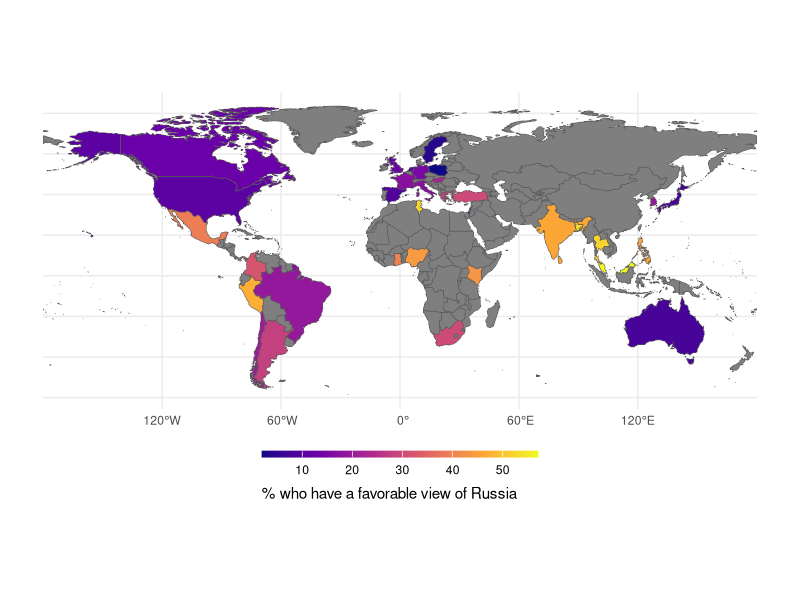
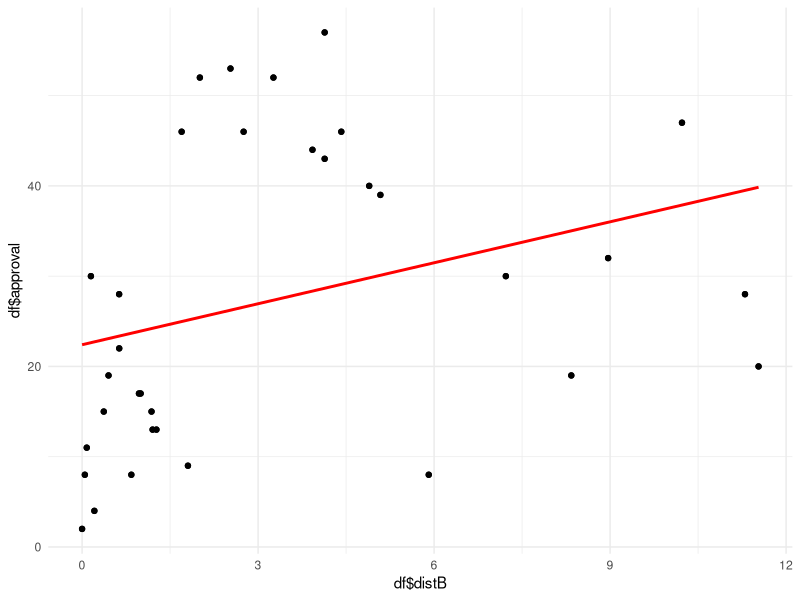

These figures' R source, in order: (Note: this script raises an error after producing the figures.)
## ---- chunk 1
library(dplyr)
library(rnaturalearth)
library(rnaturalearthdata)
library(sf)
library(lwgeom)
library(ggplot2)

## ---- chunk 2
knitr::opts_chunk$set(warning = FALSE, message = FALSE) 
## ---- chunk 3

theme_set(theme_minimal())

world <- ne_countries(scale = "medium", returnclass = "sf")

df <- read.csv("ViewsOfRussia2024.csv")

by <- join_by(admin == country)
world <- left_join(world, df, by)

world <- world[world$admin != "Antarctica", ]

ggplot(data = world) + 
  geom_sf(aes(fill = approval)) + 
  scale_fill_viridis_c(option = "plasma") + 
  # theme_void() +
  theme(legend.position = "bottom", 
        legend.key.height = unit(5, "pt"), 
        legend.key.width = unit(40, "pt"), 
        legend.title.position = "bottom") + 
  labs(fill = "% who have a favorable view of Russia")

## ---- chunk 4

countries <- ne_countries(returnclass = "sf")
russia <- filter(countries, grepl("Russia", admin))

invisible(sf_use_s2(FALSE))

df <- df |> rowwise() |>
  mutate(distB = st_distance(russia, countries[countries$admin == country, ])[1])

df$distB <- as.numeric(sub("([0-9\\.]+)", "\\1", df$distB)) / 1000000

model <- lm(approval ~ distB, data = df)
summary(model)

## ---- chunk 5

qplot(df$distB, df$approval) + 
  geom_point() + 
  stat_smooth(method = "lm", se = F, color = "red", formula = y ~ x)

## ---- chunk 6

cities <- ne_download(type = "populated_places", returnclass = "sf")
capitals <- cities[cities$FEATURECLA == "Admin-0 capital", ]

## ---- chunk 7

capitals <- capitals |> distinct(ADM0NAME, .keep_all = TRUE)
moscow <- cities[cities$NAME == "Moscow", ]

df <- read.csv("ViewsOfRussia2024.csv")

by <- join_by(country == ADM0NAME)
df <- left_join(df, capitals, by) |> select(country, approval, NAME)

df <- df |> rowwise() |> 
  mutate(distC = st_distance(moscow, capitals[capitals$NAME == NAME, ])[1])
df$distC <- as.numeric(sub("([0-9\\.]+)", "\\1", df$distC)) / 1000000

model <- lm(approval ~ distC, data = df)
summary(model)

## ---- chunk 8

qplot(df$distC, df$approval) + 
  geom_point() + 
  stat_smooth(method = "lm", se = F, color = "red", formula = y ~ x)

## ---- chunk 9
df <- read.csv("ViewsOfRussia2024.csv")

by <- join_by(country == admin)
df <- left_join(df, countries, by) |> select(country, approval, gdp_md, pop_est, economy)

df <- df |> mutate(gdp_pc = 1000 * gdp_md / pop_est)

model <- lm(approval ~ gdp_pc, data = df)
summary(model)

## ---- chunk 10

qplot(df$gdp_pc, df$approval) + 
  geom_point() + 
  stat_smooth(method = "lm", formula = y ~ x) + 
  labs(x = "GDP per capita, K", y = "% who have a favorable view of Russia")

## ---- chunk 11

model <- lm(approval ~ log(gdp_pc), data = df)
summary(model)

## ---- chunk 12

qplot(log(df$gdp_pc), df$approval) + 
  geom_point() + 
  stat_smooth(method = "lm", formula = y ~ x) + 
  labs(x = "Logarithm of GDP per capita", y = "% who have a favorable view of Russia")

## ---- chunk 13

world <- ne_countries(scale = "medium", returnclass = "sf")

world <- world[world$admin != "Antarctica", ]

world <- world |> mutate(gdp_pc = 1000 * gdp_md / pop_est)

invisible(na.omit(world, cols = "gdp_pc"))

pred <- predict(model, world)

world <- cbind(world, pred)

by <- join_by(admin == country)
world <- left_join(world, df, by)

world <- mutate(world, approval = coalesce(approval, pred))

world[world$admin == "Russia", ]$approval <- NA

ggplot(data = world) + 
  geom_sf(aes(fill = approval)) + 
  scale_fill_viridis_c(option = "plasma") + 
  theme(legend.position = "bottom", 
        legend.key.height = unit(5, "pt"), 
        legend.key.width = unit(40, "pt"), 
        legend.title.position = "bottom") + 
  labs(fill = "")
